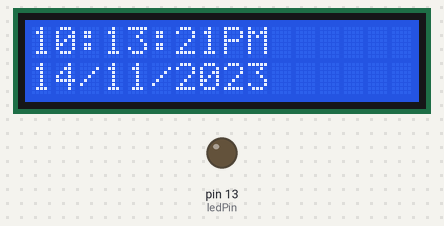
Recording of a sketch running on a simulated Arduino Uno, built with avr-gcc and run on an emulated ATmega328P. On the bench: 16×2 character LCD, output pins drawn as LEDs (lit = HIGH). The local clock reads 2024-03-15 10:24:30 at power-on unless the sketch sets it; storage starts empty; what the sketch prints to the serial monitor is not drawn.

Above: at 1.4 s.
At 6.1 s:
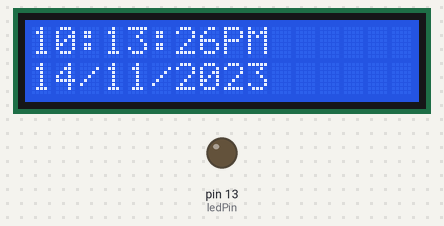
At 11.1 s:
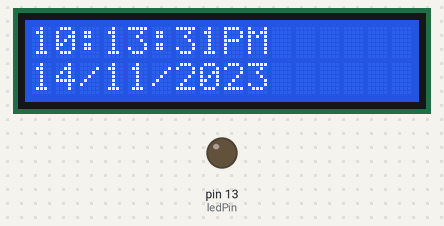
At 20.1 s:
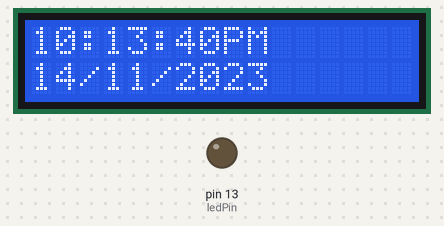
At 29.1 s:
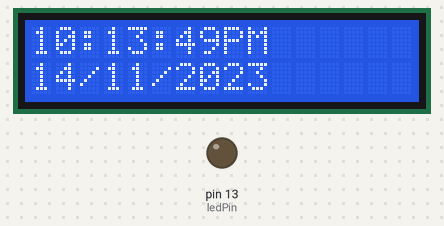
At 39.1 s:
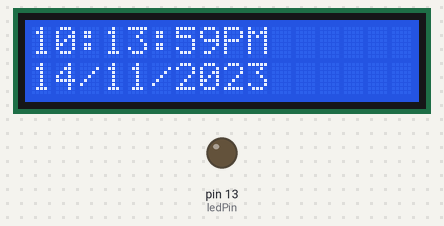

Measured:
- what the display in image 0 shows lasts 0.6 s, from 1.4 s to 2.0 s
- what the display in image 1 shows lasts 1.0 s, from 6.0 s to 7.0 s

The sketch:

_002.ino
```cpp
    // Date and time functions using a DS1307 RTC connected via I2C and Wire lib
    #include <Wire.h>
    #include "RTClib.h"
    #include <LiquidCrystal.h>
    #include <SPI.h>
    #include <SD.h>

    // set up variables using the SD utility library functions:
    Sd2Card card;
    SdVolume volume;
    SdFile root;

    const int chipSelect = 53; // SD CLK
    LiquidCrystal lcd(7, 6, 5, 8, 3, 2);
    RTC_DS1307 rtc;

    #define buttonPin  12    // the number of the pushbutton pin
    #define ledPin  13      // the number of the LED pin


void setup() {
    Serial.begin(57600);
    rtcInit();
    rtcSetNow(1009);
    initLCD();

    char* filename = "DTStamp";

    //SDtest();

    createStampFile(filename, 1001);
    SDreadFileContent(filename, 1002);

    unsigned int h, m, s, d, mt, y;

    d = processDatetoDay(filename, 1003);
    mt = processDatetoMonth(filename, 1004);
    y = processDatetoYear(filename, 1005);

    h = processTimetoHour(filename, 1006);
    m = processTimetoMin(filename, 1007);
    s = processTimetoSec(filename, 1008);


    Serial.print("Hour: ");
    Serial.println(h);
    Serial.print("Minute: ");
    Serial.println(m);
    Serial.print("Second: ");
    Serial.println(s);
    Serial.print("Day: ");
    Serial.println(d);
    Serial.print("Month: ");
    Serial.println(mt);
    Serial.print("Year: ");
    Serial.println(y);


    pinMode(buttonPin, INPUT);
    pinMode(ledPin, OUTPUT);

}

void loop() {


   // digitalWrite(ledPin, digitalRead(buttonPin));
   // lcd.setCursor(0, 0);
  //  if(!buttonPin)lcd.print("the pin is HIGH");
  //  else lcd.print("the pin is LOW");

   displayRTCTimeToLCD(0, 0);


}
```

RTC.ino
```cpp
/* REQUIREMENTS
//global
#include <Wire.h>
#include "RTClib.h"
///////////////////////////////////////////////////////////////////////
//global
RTC_DS1307 rtc;
///////////////////////////////////////////////////////////////////////
//inside setup or loop
#ifdef AVR
  Wire.begin();
#else
  Wire1.begin(); // Shield I2C pins connect to alt I2C bus on Arduino Due
#endif
///////////////////////////////////////////////////////////////////////
//inside setup
rtc.begin();
///////////////////////////////////////////////////////////////////////
//inside setup
if (! rtc.isrunning()) {
    Serial.println("RTC is NOT running!");
    // following line sets the RTC to the date & time this sketch was compiled
    rtc.adjust(DateTime(F(__DATE__), F(__TIME__)));
    // This line sets the RTC with an explicit date & time, for example to set
    // January 21, 2014 at 3am you would call:
    // rtc.adjust(DateTime(2014, 1, 21, 3, 0, 0));
  }
///////////////////////////////////////////////////////////////////////
//inside setup or loop
DateTime now = rtc.now();

    Serial.print(now.year(), DEC);
    Serial.print('/');
    Serial.print(now.month(), DEC);
///////////////////////////////////////////////////////////////////////
*/


bool rtcInit() {
  #ifdef AVR
        Wire.begin();
    #else
        Wire1.begin(); // Shield I2C pins connect to alt I2C bus on Arduino Due
    #endif
        rtc.begin();
        return true;
}
bool rtcSetNow(int Year, int Month, int Day, int Hour, int Minute, int Second, int debugid) {
    if (rtc.isrunning()) {
        //Serial.println("RTC is running!");
        rtc.adjust(DateTime(Year, Month, Day, Hour, Minute, Second));
    }

    ////////////////////////////////////////
    if (debugid != 0) {

        Serial.print("debugid");
        Serial.println(debugid);
        Serial.print("rtcSetNow(,,,)");
        Serial.println("input values");
        Serial.println("output values");
    }
    ////////////////////////////////////////


    return true;
}

bool rtcSetNow(int debugid) {
    if (rtc.isrunning()) {
        //Serial.println("RTC is NOT running!");
        // following line sets the RTC to the date & time this sketch was compiled
        rtc.adjust(DateTime(F(__DATE__), F(__TIME__)));
        // This line sets the RTC with an explicit date & time, for example to set
        // January 21, 2014 at 3am you would call:
    }

    ////////////////////////////////////////
    if (debugid != 0) {

        Serial.print("debugid");
        Serial.println(debugid);
        Serial.print("rtcSetNow(,)");
        Serial.println("input values");
        Serial.println("output values");
    }
    ////////////////////////////////////////


    return true;
}
```

SD.ino
```cpp
void SDtest(int debugid) {
        Serial.println("<!--------------------------------------------------------!>");
        Serial.print("\nInitializing SD card...");


        // we'll use the initialization code from the utility libraries
        // since we're just testing if the card is working!
        if (!card.init(SPI_HALF_SPEED, chipSelect)) {
            Serial.println("initialization failed. Things to check:");
            Serial.println("* is a card is inserted?");
            Serial.println("* Is your wiring correct?");
            Serial.println("* did you change the chipSelect pin to match your shield or module?");
            return;
        } else {
            Serial.println("Wiring is correct and a card is present.");
        }

        // print the type of card
        Serial.print("\nCard type: ");
        switch (card.type()) {
            case SD_CARD_TYPE_SD1:
                Serial.println("SD1");
                break;
            case SD_CARD_TYPE_SD2:
                Serial.println("SD2");
                break;
            case SD_CARD_TYPE_SDHC:
                Serial.println("SDHC");
                break;
            default:
                Serial.println("Unknown");
        }

        // Now we will try to open the 'volume'/'partition' - it should be FAT16 or FAT32
        if (!volume.init(card)) {
            Serial.println("Could not find FAT16/FAT32 partition.\nMake sure you've formatted the card");
            return;
        }


        // print the type and size of the first FAT-type volume
        uint32_t volumesize;
        Serial.print("\nVolume type is FAT");
        Serial.println(volume.fatType(), DEC);
        Serial.println();

        volumesize = volume.blocksPerCluster(); // clusters are collections of blocks
        volumesize *= volume.clusterCount(); // we'll have a lot of clusters
        volumesize *= 512; // SD card blocks are always 512 bytes
        Serial.print("Volume size (bytes): ");
        Serial.println(volumesize);
        Serial.print("Volume size (Kbytes): ");
        volumesize /= 1024;
        Serial.println(volumesize);
        Serial.print("Volume size (Mbytes): ");
        volumesize /= 1024;
        Serial.println(volumesize);


        Serial.println("\nFiles found on the card (name, date and size in bytes): ");

        root.openRoot(volume);

        // list all files in the card with date and size
        root.ls(LS_R | LS_DATE | LS_SIZE);
        Serial.println("<!--------------------------------------------------------!>");

        ////////////////////////////////////////
        if (debugid != 0) {

            Serial.print("debugid");
            Serial.println(debugid);
            Serial.print("SDtest(,,)");
            Serial.println("input values");
            Serial.println("output values");
        }
        ////////////////////////////////////////


    } //END


void SDreadFileContent(char * filename, int debugid) {
    SD.begin(chipSelect);


    // re-open the file for reading:
    File myFile = SD.open(filename);
    if (myFile) {

        Serial.println("<!--------------------------------------------------------!>");
        Serial.println("(*)SDreadFile(char* filename)");

        Serial.print("\tFilename\t: ");
        Serial.println(filename);
        Serial.print("\tContent\t: ");
        // read from the file until there's nothing else in it:
        while (myFile.available()) {
            Serial.write(myFile.read());
        }


        // close the file:
        myFile.close();

    } else {
        // if the file didn't open, print an error:
        Serial.print("\nerror opening\t");
        Serial.println(filename);
        Serial.println();
    }
    Serial.println("<!--------------------------------------------------------!>");

    ////////////////////////////////////////
    if (debugid != 0) {

        Serial.print("debugid");
        Serial.println(debugid);
        Serial.print("SDreadFileContent(,,)");
        Serial.println("input values");
        Serial.println("output values");
    }
    ////////////////////////////////////////


}


void SDcreateFile(char * filename, char * str, int debugid) {
    SD.begin(chipSelect);

    File myFile = SD.open(filename, FILE_WRITE);

    if (myFile) {

        myFile.println(str);

        myFile.close();


    } else {
        // if the file didn't open, print an error:
        Serial.print("error opening\t");
        Serial.print(filename);
        Serial.println();

    }

    Serial.println("<!--------------------------------------------------------!>");

    ////////////////////////////////////////
    if (debugid != 0) {

        Serial.print("debugid");
        Serial.println(debugid);
        Serial.print("SDcreateFile(,,)");
        Serial.println("input values");
        Serial.println("output values");
    }
    ////////////////////////////////////////


}


void SDdelFile(char * filename, int debugid) {
        //File myFile = SD.open(filename);
        SD.begin(chipSelect);
        File myFile = SD.open(filename);

        Serial.println("<!--------------------------------------------------------!>");
        Serial.println("\n(*)SDdelFile()\n");

        Serial.print("Filename\t");
        Serial.print(filename);

        if (SD.exists(filename)) {
            SD.remove(filename);
            Serial.print("\tfile removed\t");
            Serial.println(filename);
        } else {
            Serial.print("\tno file remove\t");
            Serial.println(filename);
        }
        Serial.println("<!--------------------------------------------------------!>");

        ////////////////////////////////////////
        if (debugid != 0) {

            Serial.print("debugid");
            Serial.println(debugid);
            Serial.print("SDdelFile(,,)");
            Serial.println("input values");
            Serial.println("output values");
        }
        ////////////////////////////////////////


    } //
```

LCD.ino
```cpp
void initLCD() {
    lcd.begin(16, 2);
}

int displayRTCTimeToLCD(int tmHour, int tmMinute, int tmSecond, int tmDay, int tmMonth, int tmYear, int tformat, int debugid) {

        lcd.setCursor(0, 0);
        if (tformat == 24) { // 24 Hours
            if (tmHour < 10) {
                //lcd.print("0");
                lcd.print("0");
                lcd.print(tmHour);
            } else
                lcd.print(tmHour);
        } else {
            if (tmHour < 10) {
                lcd.print("0");
                lcd.print(tmHour);
            }
            if (tmHour >= 10 && tmHour <= 12) {
                lcd.print(tmHour);
            }
            if (tmHour > 12 && (tmHour - 12) < 10) {
                lcd.print("0");
                lcd.print((tmHour - 12));
            }
            if (tmHour > 12 && (tmHour - 12) >= 10) {
                if ((tmHour - 12) < 12) {
                    lcd.print((tmHour - 12));
                } else {
                    lcd.print("00");
                }
            }
        } //if(tformat)
        lcd.print(":");
        ////////////////////////////////////////
        ////////////////////////////////////////
        //Minute
        if (tmMinute < 10) {
            lcd.print('0');
        }
        lcd.print(tmMinute);
        lcd.print(":");
        ////////////////////////////////////////
        ////////////////////////////////////////
        //Second
        if (tmSecond < 10) {
            lcd.print('0');
        }
        lcd.print(tmSecond);
        ////////////////////////////////////////
        ////////////////////////////////////////
        if (!tformat) {
            if (tmHour > 12) {
                lcd.print("PM");
            } else {
                lcd.print("AM ");
            }
        }
        lcd.setCursor(0, 1);
        ////////////////////////////////////////
        ////////////////////////////////////////
        //Day
        if (tmDay < 10) {
            lcd.print('0');
        }
        lcd.print(tmDay);
        lcd.print("/");
        ////////////////////////////////////////
        ////////////////////////////////////////
        //Month
        if (tmMonth < 10) {
            lcd.print('0');
        }
        lcd.print(tmMonth);
        lcd.print("/");
        ////////////////////////////////////////
        ////////////////////////////////////////
        //Year
        lcd.print(tmYear);
        ////////////////////////////////////////

        ////////////////////////////////////////
        if (debugid != 0) {
            Serial.print("debugid");
            Serial.println(debugid);
            Serial.print("displayRTCTimeToLCD(,,,)");
            Serial.println("input values");
            Serial.println("output values");
        }
        ////////////////////////////////////////
        return 0;
    } //displayRTCTimeToLCD


int displayRTCTimeToLCD(int tformat, int debugid) {
        ////////////////////////////////////////
        ////////////////////////////////////////
        DateTime now = rtc.now();
        lcd.setCursor(0, 0);
        if (tformat == 24) { // 24 Hours
            if (now.hour() < 10) {
                //lcd.print("0");
                lcd.print("0");
                lcd.print(now.hour());
            } else
                lcd.print(now.hour());
        } else {
            if (now.hour() < 10) {
                lcd.print("0");
                lcd.print(now.hour());
            }
            if (now.hour() >= 10 && now.hour() <= 12) {
                lcd.print(now.hour());
            }
            if (now.hour() > 12 && (now.hour() - 12) < 10) {
                lcd.print("0");
                lcd.print((now.hour() - 12));
            }
            if (now.hour() > 12 && (now.hour() - 12) >= 10) {
                if ((now.hour() - 12) < 12) {
                    lcd.print((now.hour() - 12));
                } else {
                    lcd.print("00");
                }
            }
        } //if(tformat)

        lcd.print(":");
        ////////////////////////////////////////
        ////////////////////////////////////////
        //Minute
        if (now.minute() < 10) {
            lcd.print('0');
        }
        lcd.print(now.minute());
        lcd.print(":");
        ////////////////////////////////////////
        ////////////////////////////////////////
        //Second
        if (now.second() < 10) {
            lcd.print('0');
        }
        lcd.print(now.second());
        ////////////////////////////////////////
        ////////////////////////////////////////

        if (!tformat) {
            if (now.hour() > 12) {
                lcd.print("PM");
            } else {
                lcd.print("AM ");
            }
        }


        lcd.setCursor(0, 1);
        ////////////////////////////////////////
        ////////////////////////////////////////
        //Day
        if (now.day() < 10) {
            lcd.print('0');
        }
        lcd.print(now.day());
        lcd.print("/");
        ////////////////////////////////////////
        ////////////////////////////////////////
        //Month
        if (now.month() < 10) {
            lcd.print('0');
        }
        lcd.print(now.month());
        lcd.print("/");
        ////////////////////////////////////////
        ////////////////////////////////////////
        //Year
        lcd.print(now.year());

        ////////////////////////////////////////
        if (debugid != 0) {
            Serial.print("debugid");
            Serial.println(debugid);
            Serial.print("displayRTCTimeToLCD(,,)");
            Serial.println("input values");
            Serial.println("output values");
        }
        ////////////////////////////////////////
        return 0;
    } //displayRTCTimeToLCD
```

Source omitted: STAMPING.ino (17718 bytes)
